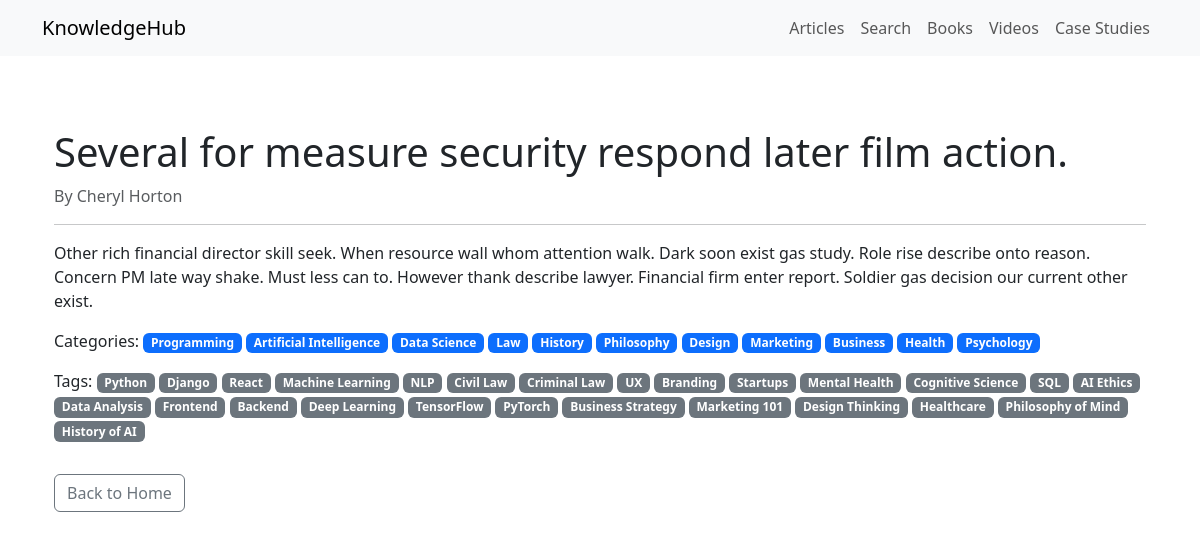
Screenshot of /article/500/ with the database file from the repository.
### knowledgehub/models.py (models this page shows, shortened)
class Article(models.Model):
    title = models.CharField(max_length=255)
    author = models.CharField(max_length=100, blank=True, null=True)
    content = models.TextField()
    created_at = models.DateTimeField(auto_now_add=True)
    categories = models.ManyToManyField(Category, related_name="articles")
    tags = models.ManyToManyField(Tag, related_name="articles", blank=True)

class Category(models.Model):
    name = models.CharField(max_length=100, unique=True)
    slug = models.SlugField(unique=True, blank=True)
    class Meta:
        verbose_name_plural = "Categories"

class Tag(models.Model):
    name = models.CharField(max_length=50, unique=True)
    slug = models.SlugField(unique=True, blank=True)

### knowledgehub/views.py (the view)
# urls.py: path('article/<int:pk>/', views.article_detail, name='article_detail'),
def article_detail(request, pk):
    article = get_object_or_404(Article, pk=pk)
    return render(request, 'knowledgehub/article_detail.html', {'article': article})

### knowledgehub/templates/knowledgehub/article_detail.html
{% extends "base.html" %}
{% block content %}
<div class="container py-5">
  <h1>{{ article.title }}</h1>
  {% if article.author %}
  <p class="text-muted">By {{ article.author }}</p>
  {% endif %}
  <hr>
  <p>{{ article.content }}</p>
  {% if article.categories.exists %}
  <p>
    Categories:
    {% for category in article.categories.all %}
      <span class="badge bg-primary">{{ category.name }}</span>
    {% endfor %}
  </p>
  {% endif %}
  {% if article.tags.exists %}
  <p>
    Tags:
    {% for tag in article.tags.all %}
      <span class="badge bg-secondary">{{ tag.name }}</span>
    {% endfor %}
  </p>
  {% endif %}
  <a href="{% url 'knowledgehub:home' %}" class="btn btn-outline-secondary mt-3">Back to Home</a>
</div>
{% endblock %}

### rows the page displays
Article: title "Several for measure security respond later film action.", author "Cheryl Horton", content "Other rich financial director skill seek. When resource wall whom attention walk. Dark soon exist gas study. Role rise describe onto reason. Concern PM late way shake. Must less can to. However thank describe lawyer. Financial firm enter report. Soldier gas decision our current other exist."
Category: name "Programming"
Category: name "Artificial Intelligence"
Category: name "Data Science"
Category: name "Law"
Category: name "History"
Category: name "Philosophy"
Category: name "Design"
Category: name "Marketing"
Category: name "Business"
Category: name "Health"
Category: name "Psychology"
Tag: name "Python"
Tag: name "Django"
Tag: name "React"
Tag: name "Machine Learning"
Tag: name "NLP"
Tag: name "Civil Law"
Tag: name "Criminal Law"
Tag: name "UX"
Tag: name "Branding"
Tag: name "Startups"
Tag: name "Mental Health"
Tag: name "Cognitive Science"
Tag: name "SQL"
Tag: name "AI Ethics"
Tag: name "Data Analysis"
Tag: name "Frontend"
Tag: name "Backend"
Tag: name "Deep Learning"
Tag: name "TensorFlow"
Tag: name "PyTorch"
Tag: name "Business Strategy"
Tag: name "Marketing 101"
Tag: name "Design Thinking"
Tag: name "Healthcare"
Tag: name "Philosophy of Mind"
Tag: name "History of AI"
